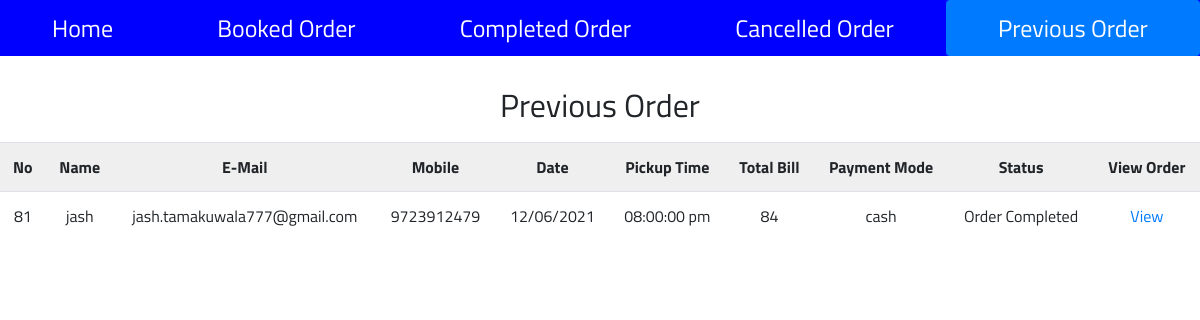
/admin/admin/view_previous_order.php, run on the app's committed database.
### tables this page shows
CREATE TABLE IF NOT EXISTS `takeaway_user` (
  `tuid` int(10) NOT NULL AUTO_INCREMENT,
  `name` varchar(150) NOT NULL,
  `email` varchar(150) NOT NULL,
  `mobile_no` varchar(12) NOT NULL,
  `date_time` datetime NOT NULL,
  `total_bill` int(12) NOT NULL,
  `status` int(2) NOT NULL,
  `time_of_delivery` time NOT NULL,
  `payment_mode` varchar(100) NOT NULL,
  PRIMARY KEY (`tuid`)
);

### admin/admin/view_previous_order.php (the view, shortened to what this page needs)
<?php
    require 'db.php';
    $query = "select * from takeaway_user order by date_time DESC";
    $exec = mysqli_query($con,$query);
?>
<html>
    <head>
        <link rel="stylesheet" href="https://maxcdn.bootstrapcdn.com/bootstrap/4.5.2/css/bootstrap.min.css">
    </head>
    <body>
    <nav class="nav nav-pills flex-column flex-sm-row">
  <a class="flex-sm-fill text-sm-center nav-link" href="admin-panel.php">Home</a>
  <a class="flex-sm-fill text-sm-center nav-link" href="view_takeaway_order.php">Booked Order</a>
  <a class="flex-sm-fill text-sm-center nav-link" href="view_takeaway_complete_order.php">Completed Order</a>
  <a class="flex-sm-fill text-sm-center nav-link" href="view_takeaway_cancelled_order.php">Cancelled Order</a>
  <a class="flex-sm-fill text-sm-center nav-link active" href="view_previous_order.php">Previous Order</a>
</nav>
        <div class="empty">
        </div>
        <h2> Previous Order </h2>
        <div class="table-responsive">
            <table class="table">
                <tr>
                    <th>No</th>
                    <th>Name </th>
                    <th>E-Mail </th>
                    <th>Mobile</th>
                    <th>Date </th>
                    <th>Pickup Time</th>
                    <th>Total Bill</th>
                    <th>Payment Mode</th>
                    <th>Status</th>
                    <th>View Order </th>
                </tr>
                <?php
                    while($r = mysqli_fetch_array($exec))
                    {
                ?>
                <tr>
                    <td><?php echo $r['tuid']; ?></td>
                    <td><?php echo $r['name']; ?></td>
                    <td><?php echo $r['email']; ?></td>
                    <td><?php echo $r['mobile_no']; ?></td>
                    <td><?php echo date('d/m/Y',strtotime($r['date_time'])); ?></td>
                    <td><?php echo date('h:i:s a',strtotime($r['time_of_delivery'])); ?></td>
                    <td><?php echo $r['total_bill']; ?></td>
                    <td><?php echo $r['payment_mode']; ?></td>
                    <td><?php if($r['status'] == 0) echo 'Confirmed, Not Picked Up'; else if($r['status'] == 1) echo 'Order Cancelled'; else if($r['status'] == 2) echo 'Order Completed';  ?></td>
                    <td><a href="view_order_details.php?tuid=<?php echo $r['tuid']; ?>" > View </a></td>
                </tr>
                <?php
                    }
                ?>
            </table>
        </div>
    </body>
</html>

### admin/admin/view_previous_order.php (style rules this page uses)
.nav { background-color: blue; color: white; font-size: 24px; width: 100%; }
.nav a { color: white; font-size: 24px; text-decoration: none; padding : 10px; }
* { font-family: 'Titillium Web', sans-serif; }
table, th, tr, td { text-align: center; padding: 5px; border-collapse : collapse; }
table th { background-color: #efefef; }
a { text-decoration: none; }
.empty { padding: 10px; }
h2 { padding: 10px; text-align: center; }

### data on the page
takeaway_user: tuid "81", name "jash", email "jash.tamakuwala777@gmail.com", mobile_no "9723912479", date_time "12/06/2021", time_of_delivery "08:00:00 pm", total_bill "84", payment_mode "cash", status "Order Completed"
